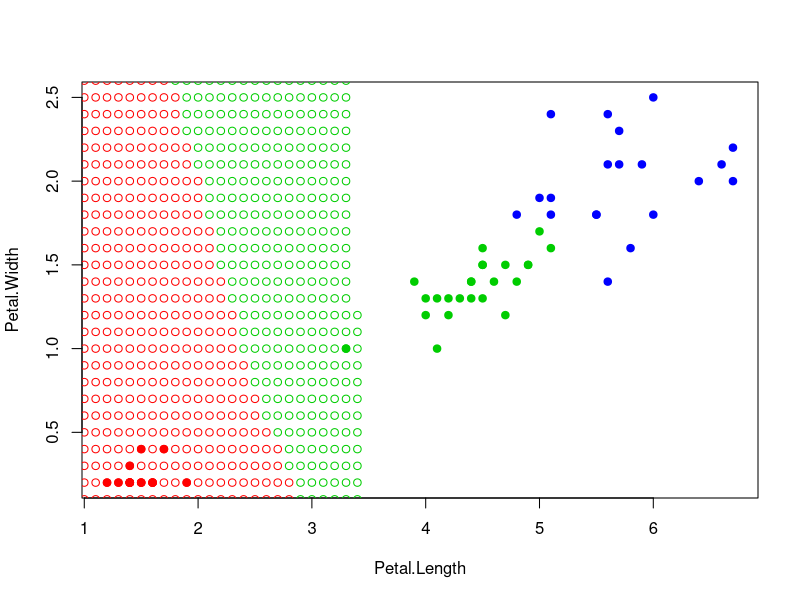

Generate this figure with R: (Note: a time limit stopped this script after it produced the figure.)

euclideanDistance <- function(u, v)
{
  sqrt(sum((u - v)^2))
}
oNN <- function(xl, z, metricFunction =euclideanDistance){
  
  
  min_dist = 1e14
  
  
  l <- dim(xl)[1]
  n <- dim(xl)[2] - 1
  
  for (i in 1:l){
    tmp_dist =metricFunction(xl[i, 1:n], z)
    
    if(tmp_dist < min_dist) {
      min_dist = tmp_dist
      class = xl[i, n+1]
    }
  }
  
  return (class)
}

colors <- c("setosa" = "red", "versicolor" = "green3",
            "virginica" = "blue")


iris30 = iris[sample(c(1:150), 60, replace=FALSE), 3:5]

plot(iris30[, 1:2], pch = 21, bg = colors[iris30$Species],
     col = colors[iris30$Species])
xl <- iris30[, 1:3]

points_array = c()
x1<-0
x2<-0
while (x1<7) { 
  
  while (x2<3) { 
    z <- c(x1,x2)
    class <- oNN(xl, z)
    points_array = c(points_array, c(z))
    points(z[1], z[2], pch = 1, col = colors[class])
    x2<-x2+0.1
  }
  x2<-0
  x1<-x1+0.1
}
